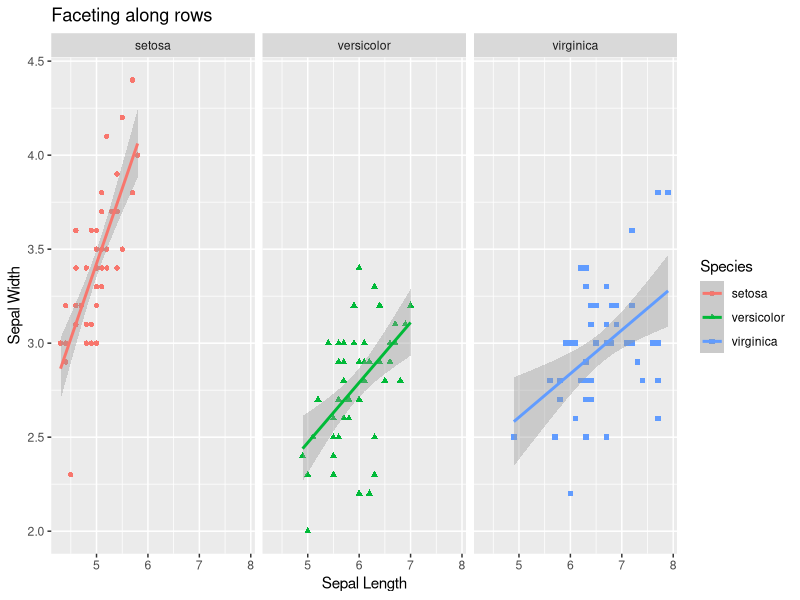
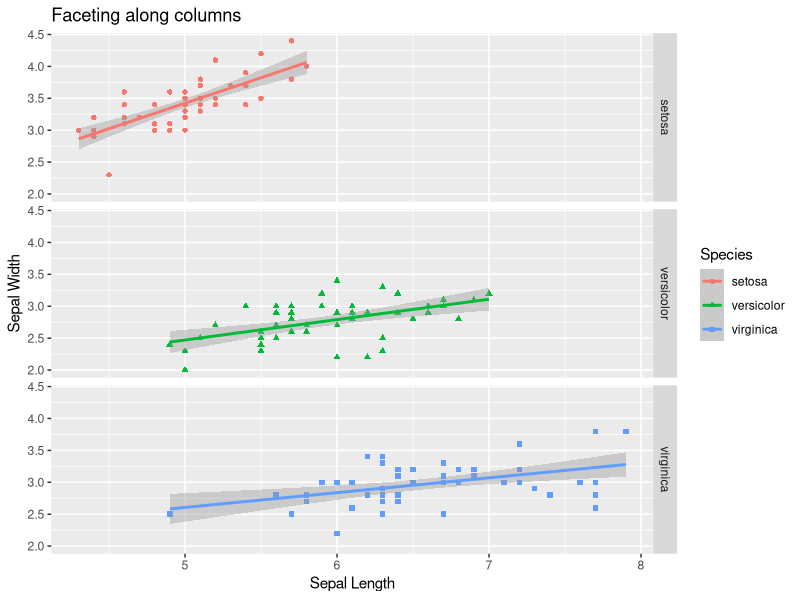

Recreate these plots in R, in order.


# loading libraries
library(data.table)
library(ggplot2)

irisDT <- as.data.table(iris)

facet <- ggplot(data=irisDT, aes(Sepal.Length, y=Sepal.Width, color=Species)) + 
  geom_point(aes(shape=Species), size=1.5) + geom_smooth(method="lm") +
  xlab("Sepal Length") + ylab("Sepal Width") 

# Along rows
x11()
facet + facet_grid(. ~ Species) + ggtitle("Faceting along rows")

# Along columns
x11()
facet + facet_grid(Species ~ .) + ggtitle("Faceting along columns")
